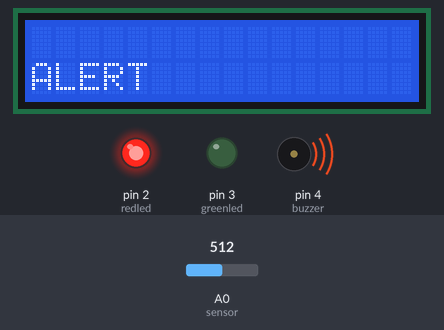
A sketch run on a simulated Arduino Uno, built with avr-gcc and run on an emulated ATmega328P. On the bench: 16×2 character LCD, output pins drawn as LEDs (lit = HIGH), buzzer (waves = sounding). Inputs (shaded band) come from the test bench; at power-on: A0 (sensor) = 512. What the sketch prints to the serial monitor is not drawn.

Above: at 0.98 s.
1.3 s: A0 (sensor) set to 214
2.8 s: A0 (sensor) set to 193
At 3.01 s:
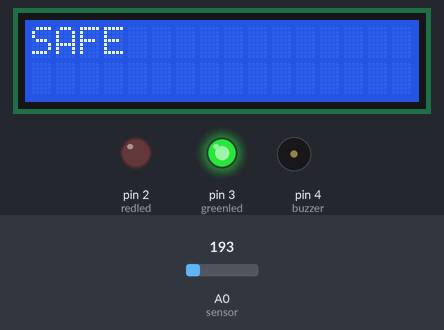
5.0 s: A0 (sensor) set to 210
At 5.66 s:
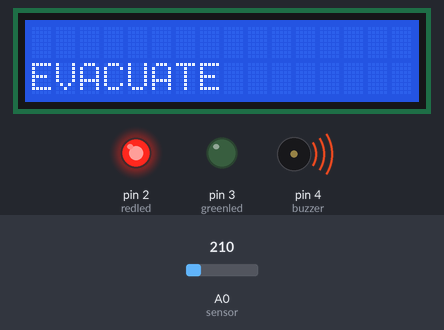
7.6 s: A0 (sensor) set to 190
At 8.1 s:
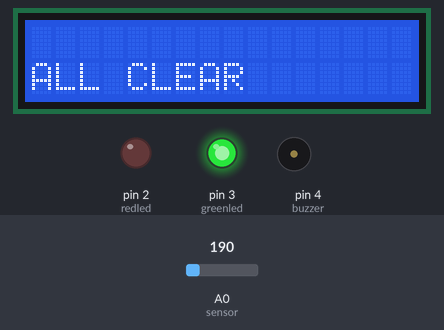
Timing chart, 0 to 10.6 s (numbered marks = the images above; inputs shaded):
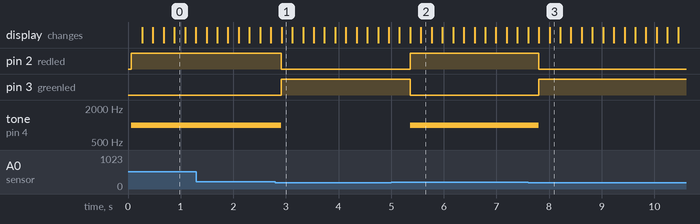

Measured:
- the behaviour switches between 201 and 200 on A0 (sensor) (found by bisection; images 0 and 1)
- after the input at 2.8 s, pin 2 (redled): HIGH → LOW after 0.11 s; pin 3 (greenled): LOW → HIGH after 0.11 s; tone on pin 4 (buzzer): 1000 Hz → silent after 0.11 s; the display: changes after 0.12 s (image 1)
- after the input at 5.0 s, pin 2 (redled): LOW → HIGH after 0.36 s; pin 3 (greenled): HIGH → LOW after 0.36 s; tone on pin 4 (buzzer): silent → 1000 Hz after 0.36 s; the display: first differs from a run without the input after 0.36 s (image 2 shows a later state)
- after the input at 7.6 s, pin 2 (redled): HIGH → LOW after 0.20 s; pin 3 (greenled): LOW → HIGH after 0.20 s; tone on pin 4 (buzzer): 1000 Hz → silent after 0.20 s; the display: first differs from a run without the input after 0.20 s (image 3 shows a later state)

The sketch:

Script.ino
```cpp
#include <LiquidCrystal.h>
LiquidCrystal lcd(5, 6, 8, 9, 10, 11);

int redled = 2;
int greenled = 3;
int buzzer = 4;
int sensor = A0;
int sensorThresh = 200;

void setup() {
  pinMode(redled, OUTPUT);
  pinMode(greenled, OUTPUT);
  pinMode(buzzer, OUTPUT);
  pinMode(sensor, INPUT);
  Serial.begin(9600);
  lcd.begin(16, 2);
}

void loop() {
  int analogValue = analogRead(sensor);
  Serial.println("Analog Value: ");
  Serial.println(analogValue);
  Serial.println("Sensor Thresh: ");
  Serial.println(sensorThresh);

  if (analogValue > sensorThresh) {
    Serial.println("Alert triggered");
    digitalWrite(greenled, LOW);
    digitalWrite(redled, HIGH);
    tone(buzzer, 1000, 10000);
    lcd.clear();
    lcd.setCursor(0, 1);
    lcd.print("ALERT");
    delay(200);
    lcd.clear();
    lcd.setCursor(0, 1);
    lcd.print("EVACUATE");
    delay(200);
  } else {
    digitalWrite(greenled, HIGH);
    digitalWrite(redled, LOW);
    noTone(buzzer);
    lcd.clear();
    lcd.setCursor(0, 0);
    lcd.print("SAFE");
    delay(200);
    lcd.clear();
    lcd.setCursor(0, 1);
    lcd.print("ALL CLEAR");
    delay(200);
  }
}
```
